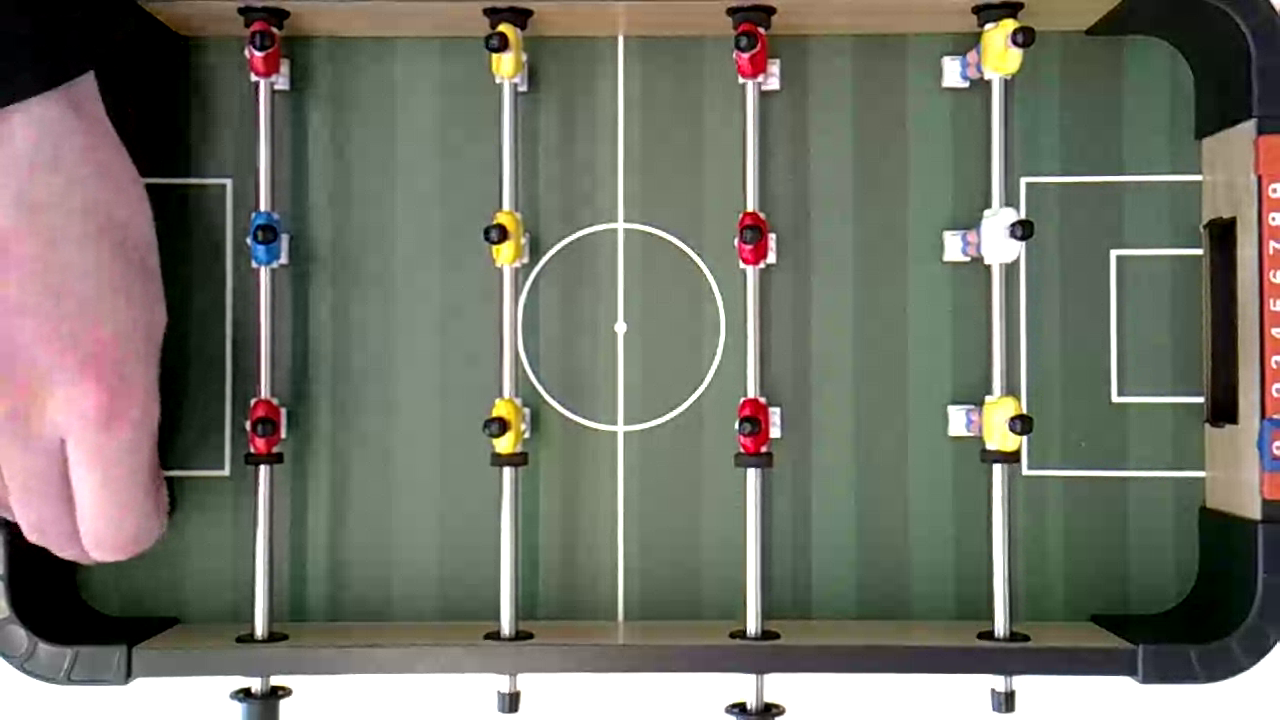
#> input picture frame 60 of 2024-02-22-113446.webm, 1280 x 720 px
$ python position_tool.py
#> lines starting #> are read from the running program, lines starting #| are printed output that depends on the picture
import cv2
import pandas as pd

f = open("frames.csv", "w")


def draw_circle(event, x, y, flags, param):
    if event == cv2.EVENT_LBUTTONDOWN:
        line = f'{i}, {x}, {y}\n'
        print(line)
        f.write(line)


# import video
video = cv2.VideoCapture("2024-02-22-113446.webm")
cv2.namedWindow("Video")
cv2.setMouseCallback("Video", draw_circle)


for i in range(int(video.get(cv2.CAP_PROP_FRAME_WIDTH))):
    ret, frame = video.read()
    if not ret:
        break
    cv2.putText(frame, f"Frame: {i}", (10, 30),
                cv2.FONT_HERSHEY_SIMPLEX, 1, (0, 0, 255), 2)
    cv2.imshow("Video", frame)
    if i < 0:
        if cv2.waitKey(33) & 0xFF == ord('q'):
            break
    else:
        if cv2.waitKey(0) & 0xFF == ord('q'):
            break
#> this loop made 1 pass; (key q is pressed on pass 1)
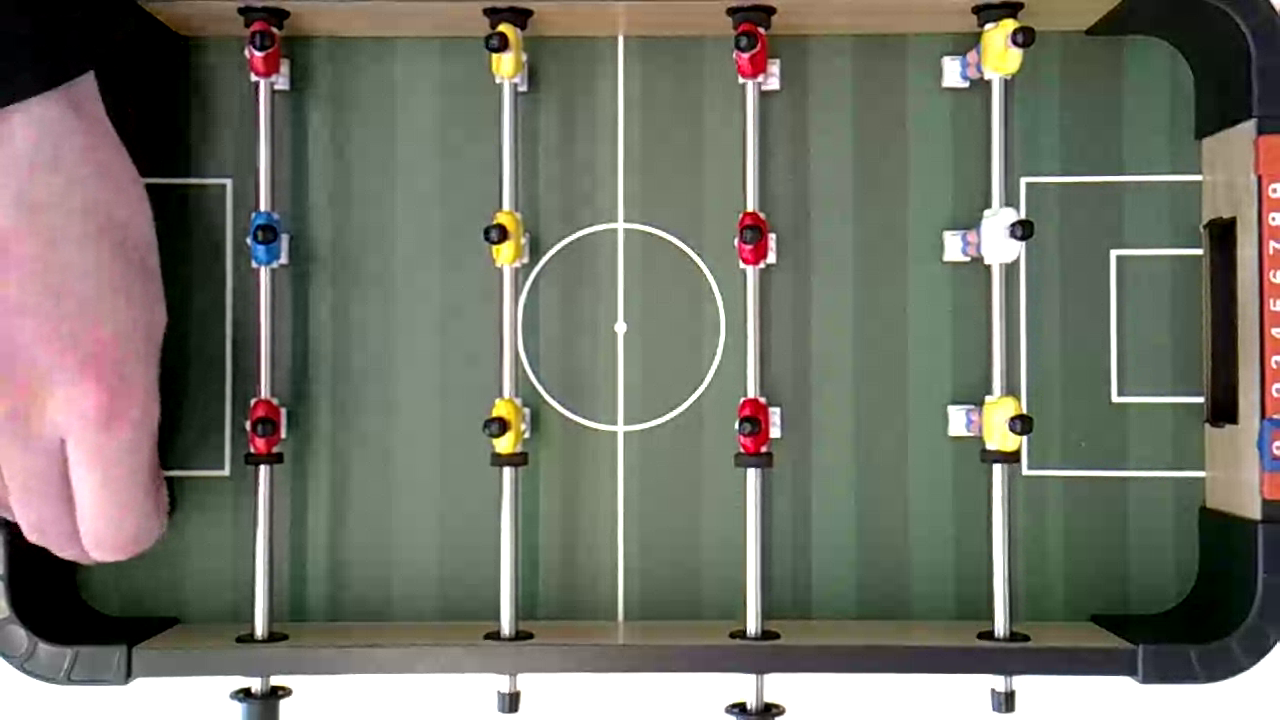
#> input picture frame 60 of 2024-02-22-113446.webm, 1280 x 720 px
#> pass 1, `cv2.imshow("Video", frame)`:
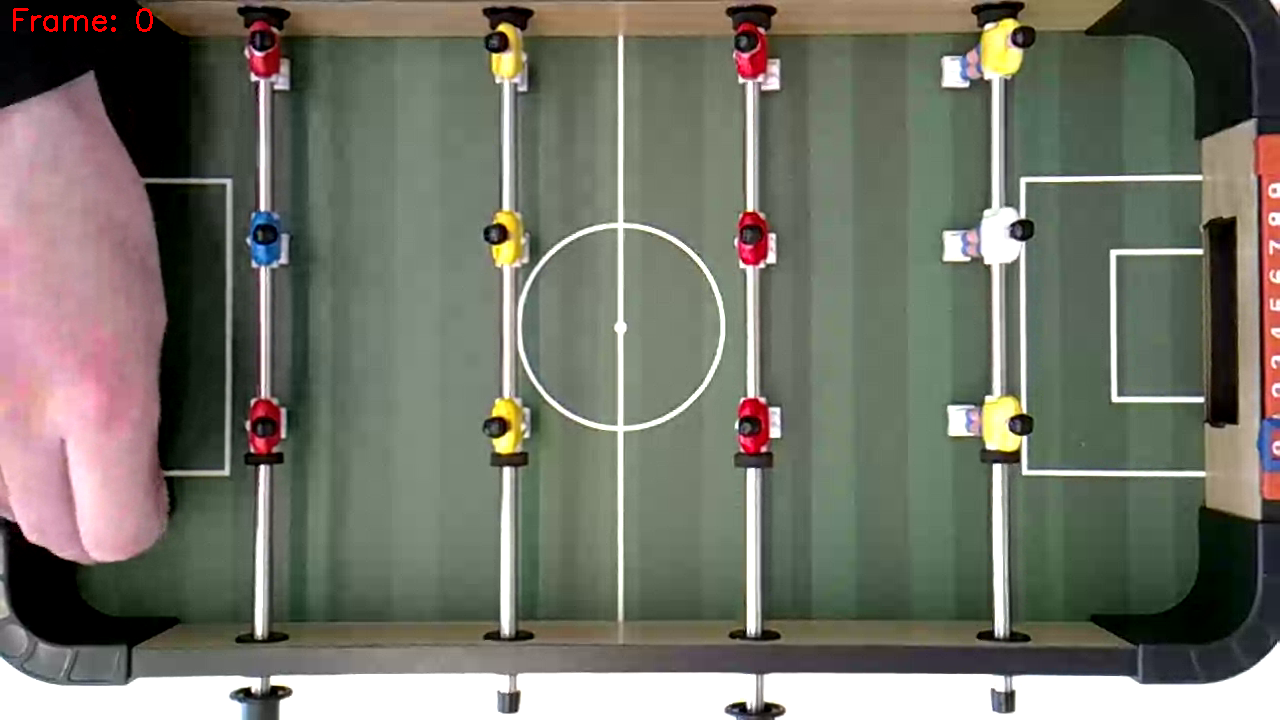
#> window 'Video': shape (720, 1280, 3); mean B, G, R 105, 116, 115.4
f.close()

$ run again, starting later in the video
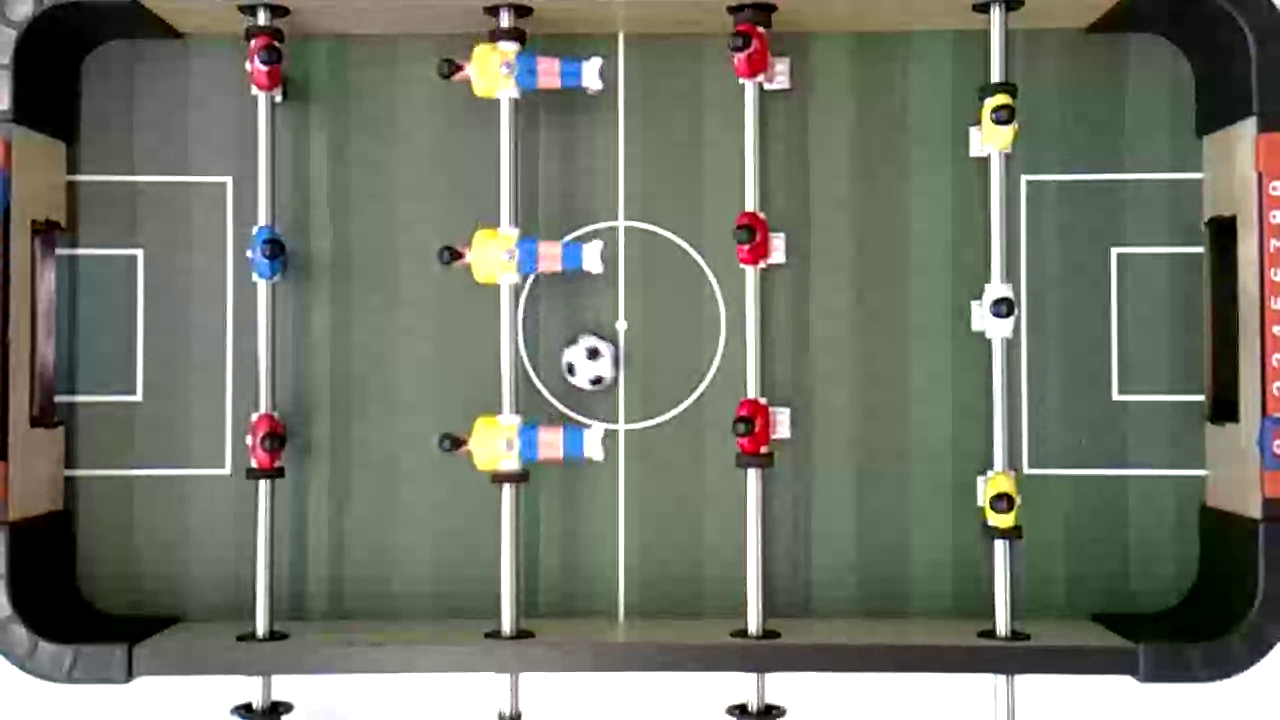
#> input picture frame 271 of 2024-02-22-113446.webm, 1280 x 720 px
#> the loop `for i in range(int(video.get(cv2.CAP_PROP_FRAME_WIDTH))):` made 1 pass; (key q is pressed on pass 1)
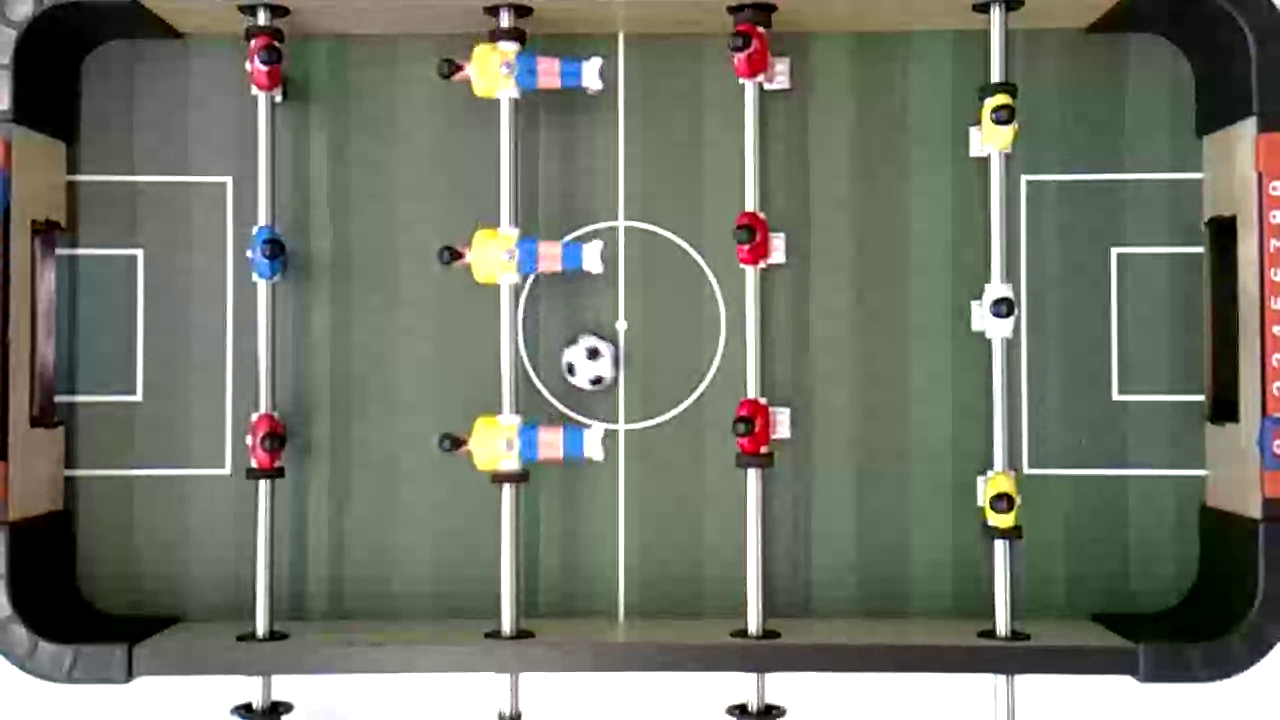
#> input picture frame 271 of 2024-02-22-113446.webm, 1280 x 720 px
#> pass 1, `cv2.imshow("Video", frame)`:
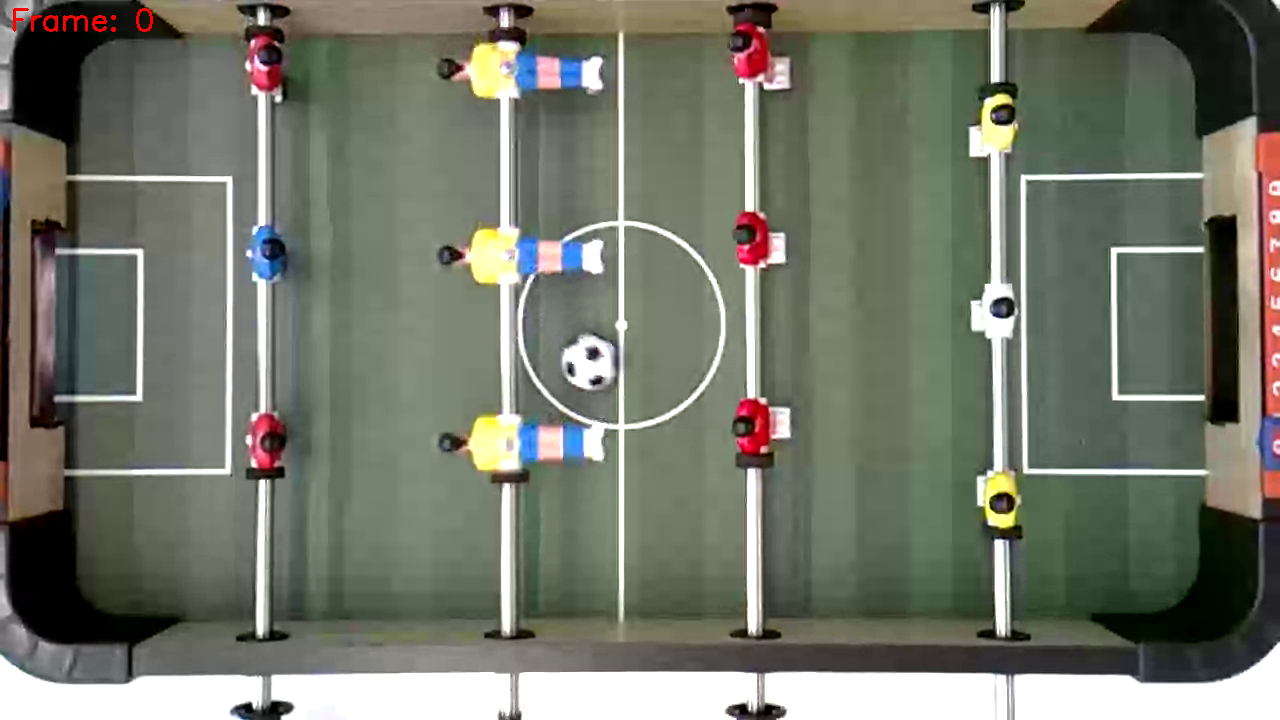
#> window 'Video': shape (720, 1280, 3); mean B, G, R 106.3, 119.2, 115.4

$ run again, starting later in the video
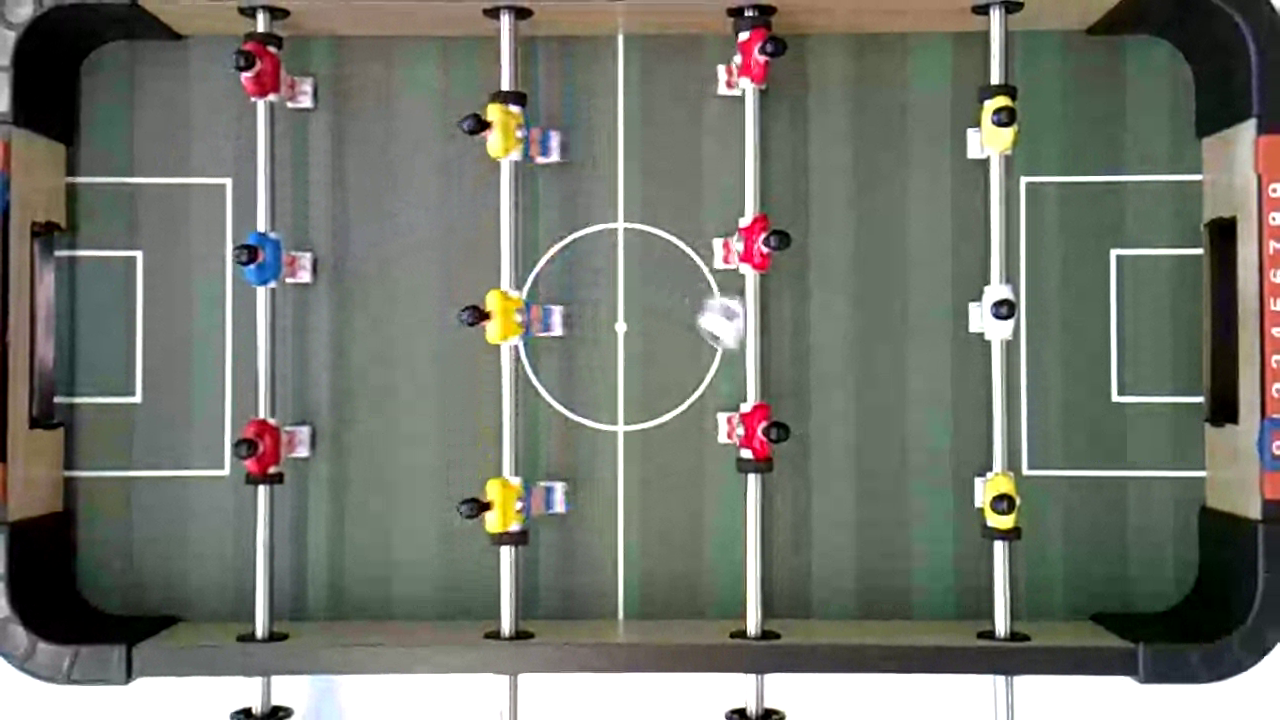
#> input picture frame 483 of 2024-02-22-113446.webm, 1280 x 720 px
#> the loop `for i in range(int(video.get(cv2.CAP_PROP_FRAME_WIDTH))):` made 1 pass; (key q is pressed on pass 1)
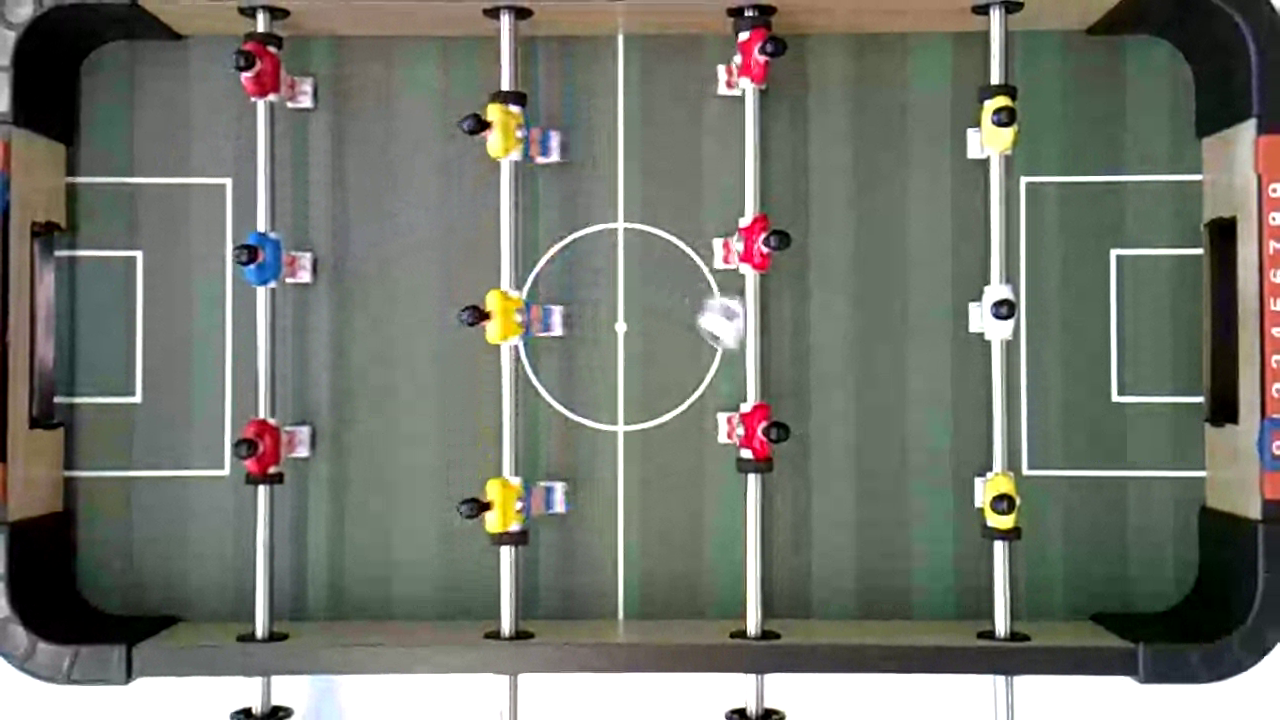
#> input picture frame 483 of 2024-02-22-113446.webm, 1280 x 720 px
#> pass 1, `cv2.imshow("Video", frame)`:
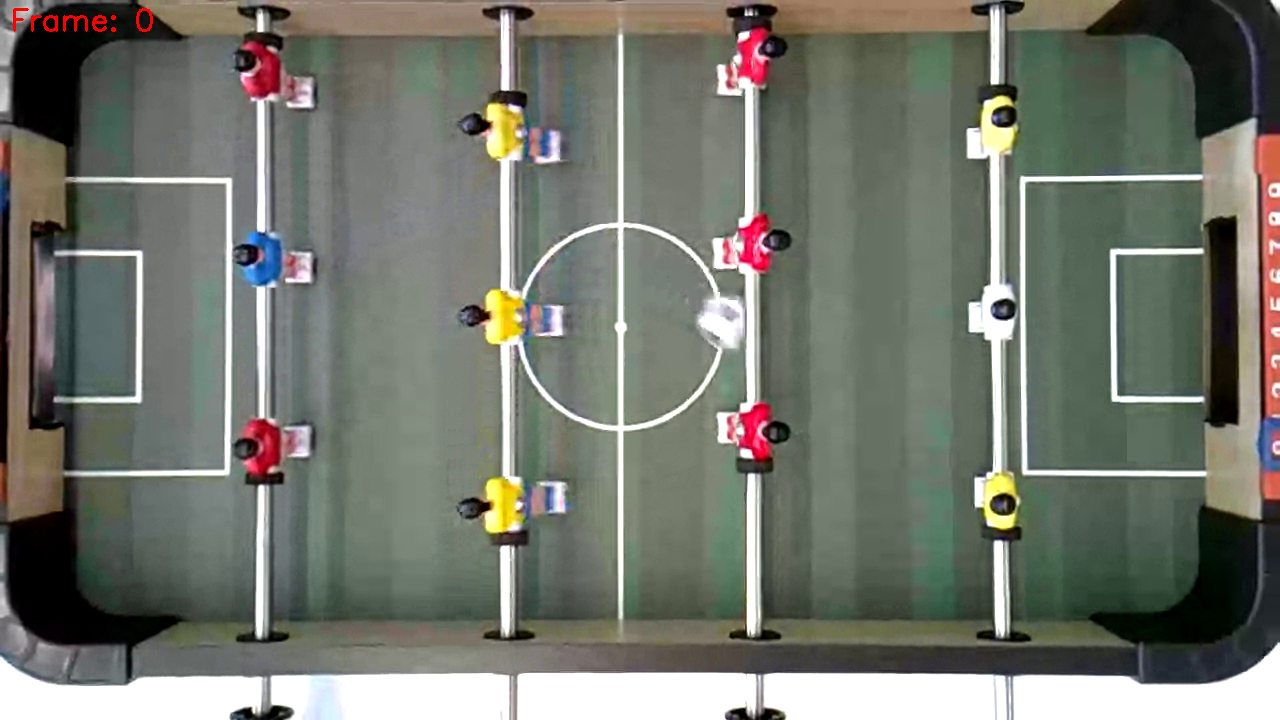
#> window 'Video': shape (720, 1280, 3); mean B, G, R 109.2, 118.7, 115.6
